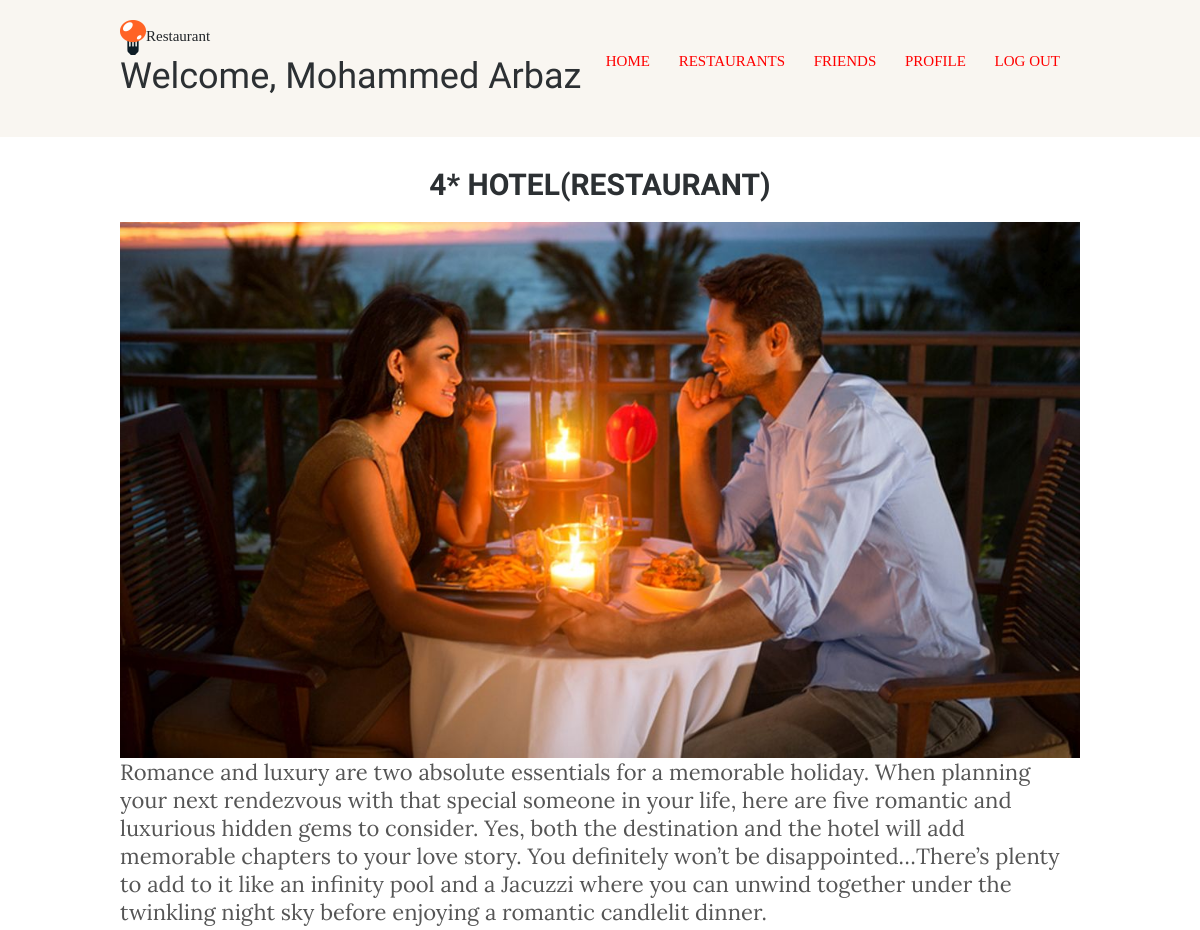
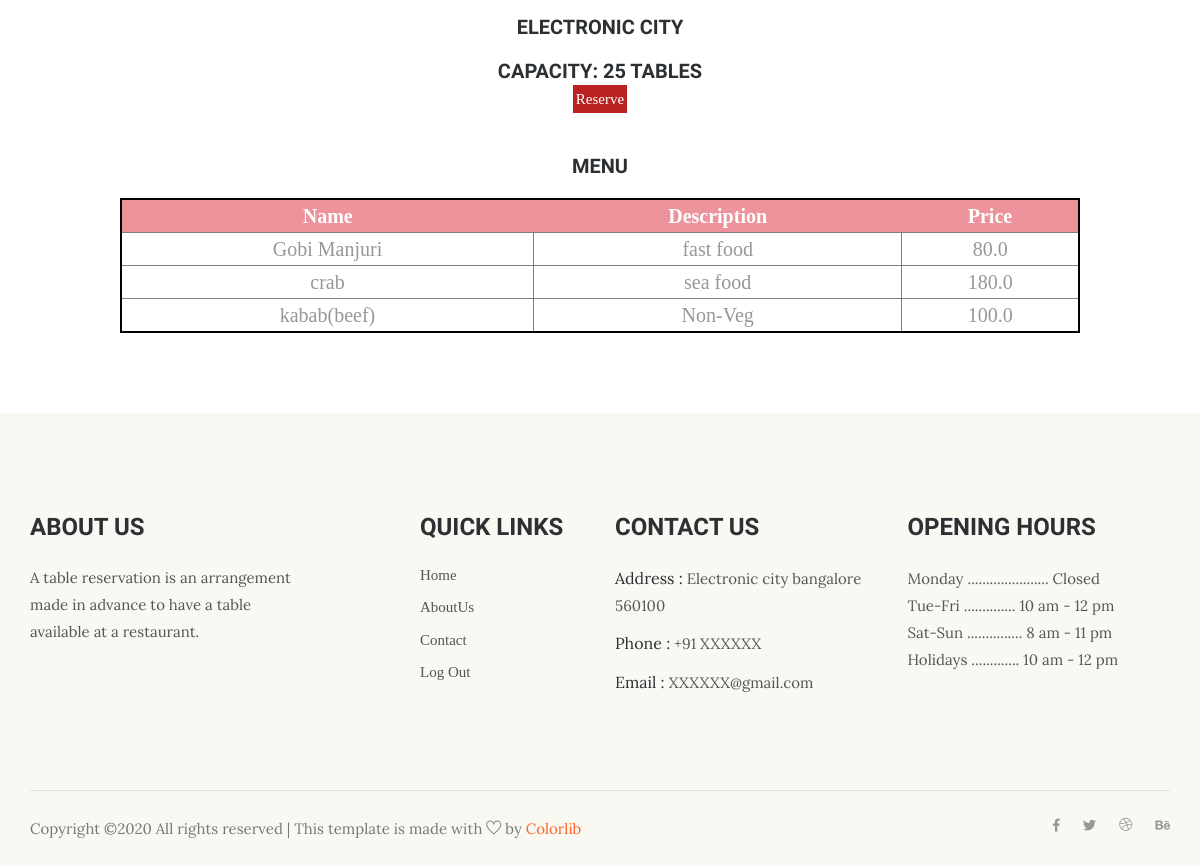
Page /restaurant/restaurantmenu/30/1/ (signed in) on the committed database (2 pictures, top to bottom).
### restaurant/models.py (models this page shows, shortened)
class Restaurant(models.Model):
    name = models.CharField(max_length=100)
    description = models.CharField(max_length=5000)
    address = models.CharField(max_length=200, null=True, blank=True)
    image = models.FileField(upload_to='post_image', blank=True)
    rows = models.IntegerField()
    columns = models.IntegerField()
    tables = models.IntegerField()
    is_ready = models.BooleanField(default=False)

class MenuItem(models.Model):
    name = models.CharField(max_length=100)
    description = models.CharField(max_length=5000)
    price = models.FloatField(default=0)
    restaurant = models.ForeignKey(Restaurant, on_delete=models.CASCADE)

### restaurant/views.py (the view)
# urls.py: url(r'^restaurantmenu/(?P<guest_id>[0-9]+)/(?P<restaurant_id>[0-9]+)/$', views.restaurantmenu, name='restaurantmenu'),
@login_required(login_url='/')
def restaurantmenu(request, guest_id, restaurant_id):
    this_guest = get_object_or_404(Guest, pk=guest_id)
    this_restaurant = get_object_or_404(Restaurant, pk=restaurant_id)
    menu_items = MenuItem.objects.filter(restaurant=this_restaurant)
    return render(request, 'restaurant/restaurant_menu.html', context={
        'restaurant': this_restaurant,
        'guest': this_guest,
        'items': menu_items
    })

### restaurant/templates/restaurant/restaurant_menu.html (shortened to what this page needs)
<!DOCTYPE html>
<html>
<head>
    {% load static %}
<link rel="stylesheet" href="{% static 'restaurant/layout1.css' %}" type="text/css">
	{% include 'restaurant/snippets/header.html' %}
</head>
<body>
<div class="wrapper row1">
  <header id="header" class="clear">
    <div id="hgroup">
      <a class="wrapper row1"><img src="{% static 'restaurant/img/favicon.png' %}" alt="logo">Restaurant</a>
	  <h1>Welcome, {{ user.get_full_name }}</h1>
    </div>
    <nav>
      <ul>
          <li><a href="{% url 'restaurant:guest' guest.id %}">Home</a></li>
          <li><a href="{% url 'restaurant:restaurantlist' guest.id %}">Restaurants</a></li>
          <li><a href="{% url 'restaurant:friends' guest.id %}">Friends</a></li>
          <li><a href="{% url 'restaurant:profile' guest.id %}">Profile</a></li>
          <li class="last"><a href="{% url 'restaurant:logout' %}">Log Out</a></li>
      </ul>
    </nav>
  </header>
</div>
<div class="wrapper row2">
  <div id="container" class="clear">
    <section id="slider" class="clear">
        <h1>{{ restaurant.name }}</h1>
        <br />
        {% if restaurant.image != None%}
         <img src="{{ restaurant.image.url }}" alt="gayathri project" width="100%" height="auto">
        {% endif %}
        <p>{{ restaurant.description }}</p>
        <br />
        <h2>{{ restaurant.address }}</h2>
        <br />
        <h2>Capacity: {{ restaurant.tables }} tables</h2>
        <a href="{% url 'restaurant:reservationtime' guest.id restaurant.id %}"><button id="delete">Reserve</button></a>
        <br />
        <br />
        <h2>Menu</h2>
        <br />
        <table id="visits" class="sortable">
            <thead>
                <th>Name</th>
                <th>Description</th>
                <th>Price</th>
            </thead>
            {% for item in items %}
                <tr>
                    <td>{{ item.name }}</td>
                    <td>{{ item.description }}</td>
                    <td>{{ item.price}}</td>
                </tr>
            {% endfor %}
        </table>
    </section>
  </div>
</div>
     {% include 'restaurant/snippets/footer.html' %}
</body>
</html>

### restaurant/static/restaurant/layout1.css (style rules this page uses)
html { overflow-y:scroll; }
body { margin:0; padding:0; font-size:13px; font-family:Georgia, "Times New Roman", Times, serif; color:#919191; background-color:white; }
.clear:after { content:"."; display:block; height:0; clear:both; visibility:hidden; line-height:0; }
.clear { display:block; clear:both; }
a { outline:none; text-decoration:none; }
img { margin:0; padding:0; border:none; line-height:normal; vertical-align:middle; }
address, article, aside, figcaption, figure, footer, header, nav, section { display:block; margin:0; padding:0; }
div.wrapper { display:block; width:100%; margin:0; padding:0; text-align:left; }
.row1, .row1 a { color:#212529;font-size:15px; background-color:#F9F6F1; }
.row2 { color:#979797; }
.row2 a { color:#FF9900; }
.row2 p { font-size:22px; font-style:normal; line-height:normal; }
#header, #container, #footer { display:block; width:960px; margin:0 auto; }
nav ul { margin:0; padding:0; list-style:none; }
h1, h2, h4, h5, h6 { margin:0; padding:0; font-size:16px; font-weight:bold; font-style:normal; line-height:normal; text-transform:uppercase; }
#header { padding:20px 0; }
#header #hgroup { float:left; margin:0 0 20px 0; }
#header #hgroup h1, #header #hgroup h2 { font-weight:normal; text-transform:none; }
#header #hgroup h1 { font-size:36px; }
#header nav { display:block; float:right; margin:10px 0 0 0; padding:20px 0; color:#FFFFFF; background-color:#f9f6f1; }
#header nav ul { padding:0 20px; }
#header nav li { display:inline; margin-right:25px; text-transform:uppercase; }
#header nav li.last { margin-right:0; }
#header nav li a { color:red; ; }
#container { padding:30px 0; }
#container section { display:block; width:100%; margin:0 0 50px 0; padding:0; }
#container h1 { display: block; float: none; margin: auto; font-size: 30px; font-weight: bold; text-align: center; }
#container h2 { display: block; float: none; margin: auto; font-size: 20px; font-weight: bold; text-align: center; }
#container #delete { display: block; float: none; margin: auto; font-size: 15px; color: #FFFFFF; background-color: #BA2121; border: 2px solid; cursor: pointer; padding: 3px; }
table#visits { margin-left: auto; margin-right: auto; width: 100%; border: 2px solid black; border-radius: 5px; text-align: center; font-size: 20px; }
table#visits th { color: #FFFFFF; background-color:#ed939b; }
table#visits td { border-left: 1px solid grey; border-right: 1px solid grey; border-top: 1px solid grey; }

### rows in the picture
Restaurant: name "4* HOTEL(RESTAURANT)", image (picture), description "Romance and luxury are two absolute essentials for a memorable holiday. When planning your next rendezvous with that special someone in your life, here are five romantic and luxurious hidden gems to consider. Yes, both the destination and the hotel will add memorable chapters to your love story. You definitely won’t be disappointed…There’s plenty to add to it like an infinity pool and a Jacuzzi where you can unwind together under the twinkling night sky before enjoying a romantic candlelit dinner.", address "ELECTRONIC CITY", tables "25"
MenuItem: name "Gobi Manjuri", description "fast food", price "80.0"
MenuItem: name "crab", description "sea food", price "180.0"
MenuItem: name "kabab(beef)", description "Non-Veg", price "100.0"

### other values in the picture
{{ user.get_full_name }} "Mohammed Arbaz"
